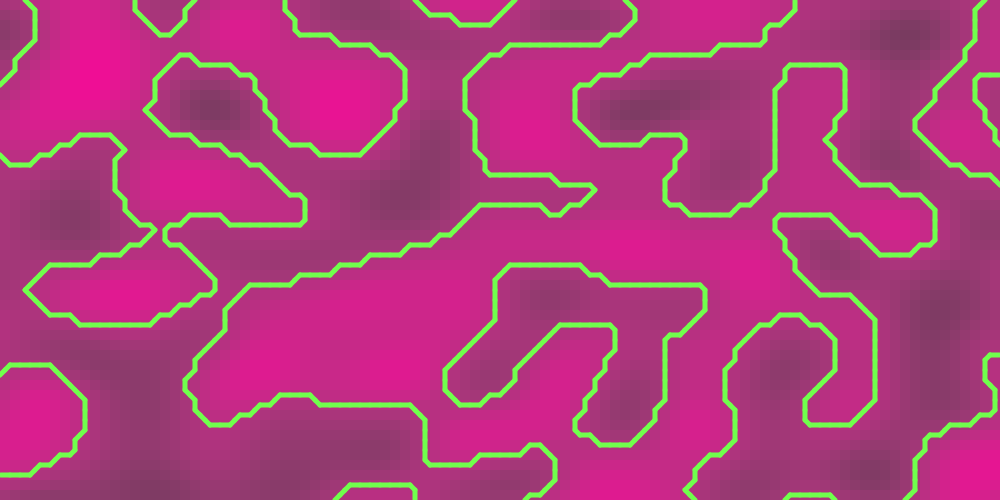
Frame 1 (no input)
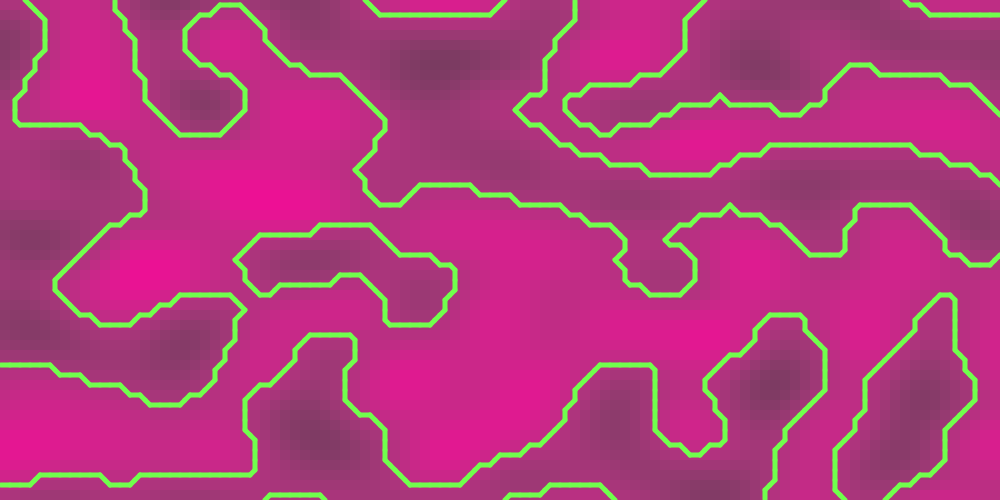
Frame 60 (no input)
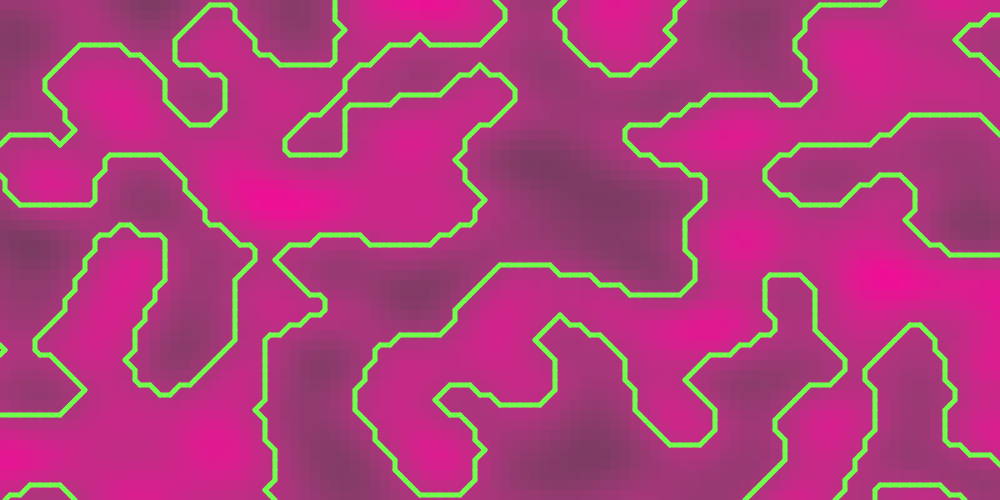
Frame 120 (the mouse pressed at the canvas centre since frame 60)

The p5.js sketch that drew these frames (run headless with seeded random() and noise() and a simulated clock; from frame 60 on, the mouse is pressed at the canvas centre):

// p5.js sketch
// ── sketch.js
var resolution = 10;
var columns;
var rows;
var field = new Array(columns);
var noiseField;
var zOffset = 0;

function setup() {
  createCanvas(1000, 500);
  colorMode(HSB, 100);
  columns = 1 + width / resolution;
  rows = 1 + height / resolution;
  noiseField = new OpenSimplexNoise(Date.now());

  for (var i = 0; i < columns; i += 1) {
    field[i] = new Array(rows);
    for (var j = 0; j < rows; j += 1) {
      field[i][j] = floor(random(2));
    }
  }
}

function draw() {
  background(0);
  var xOffset = 0;
  for (var i = 0; i < columns; i += 1) {
    xOffset += 0.1;
    var yOffset = 0;
    for (var j = 0; j < rows; j += 1) {
      yOffset += 0.15;
      field[i][j] = float(noiseField.noise3D(xOffset, yOffset, zOffset));
    }
  }
  zOffset += 0.008;

  for (var i = 0; i < columns; i += 1) {
    for (var j = 0; j < rows; j += 1) {
      var saturation = map(field[i][j], 0, 1, 72, 100);
      var brightness = map(field[i][j], 0, 1, 70, 100);
      noStroke();
      fill(90, saturation, brightness);
      rect(i * resolution, j * resolution, resolution, resolution);
    }
  }

  for (var i = 0; i < columns - 1; i += 1) {
    for (var j = 0; j < rows - 1; j += 1) {
      var x = i * resolution;
      var y = j * resolution;
      var a = createVector(x + resolution * 0.5, y);
      var b = createVector(x + resolution, y + resolution * 0.5);
      var c = createVector(x + resolution * 0.5, y + resolution);
      var d = createVector(x, y + resolution * 0.5);
      var state = getState(ceil(field[i][j]), ceil(field[i + 1][j]), ceil(field[i + 1][j + 1]), ceil(field[i][j + 1]));
      stroke(30, 70, 100);
      strokeWeight(5);
      drawContour(state, a, b, c, d);
    }
  }
}

function drawContour(state, a, b, c, d) {
  switch (state) {
    case 1:
      quickLine(c, d);
      break;
    case 2:
      quickLine(b, c);
      break;
    case 3:
      quickLine(b, d);
      break;
    case 4:
      quickLine(a, b);
      break;
    case 5:
      quickLine(b, c);
      quickLine(a, d);
      break;
    case 6:
      quickLine(a, c);
      break;
    case 7:
      quickLine(a, d);
      break;
    case 8:
      quickLine(a, d);
      break;
    case 9:
      quickLine(a, c);
      break;
    case 10:
      quickLine(a, b);
      quickLine(c, d);
      break;
    case 11:
      quickLine(a, b);
      break;
    case 12:
      quickLine(b, d);
      break;
    case 13:
      quickLine(b, c);
      break;
    case 14:
      quickLine(c, d);
      break;
    default:
      break;
  }
}

function quickLine(a, b) {
  line(a.x, a.y, b.x, b.y);
}

function getState(a, b, c, d) {
  return a * 8 + b * 4 + c * 2 + d * 1;
}

// ── OpenSimplexNoise.js
// Plain JS version of Josh Forisha's implementation of opensimplex noise
// https://github.com/joshforisha/open-simplex-noise-js
// This version is currently posted here https://gist.github.com/PARC6502/85c99c04c9b3c6ae52c3c27605b4df0a
// Will probably be cleaned up and have its own repo, at some point...

"use strict";
var OpenSimplexNoise;

(function() {
  var constants_1 = {
    NORM_2D: 1.0 / 47.0,
    NORM_3D: 1.0 / 103.0,
    NORM_4D: 1.0 / 30.0,
    SQUISH_2D: (Math.sqrt(2 + 1) - 1) / 2,
    SQUISH_3D: (Math.sqrt(3 + 1) - 1) / 3,
    SQUISH_4D: (Math.sqrt(4 + 1) - 1) / 4,
    STRETCH_2D: (1 / Math.sqrt(2 + 1) - 1) / 2,
    STRETCH_3D: (1 / Math.sqrt(3 + 1) - 1) / 3,
    STRETCH_4D: (1 / Math.sqrt(4 + 1) - 1) / 4,
    base2D: [
      [1, 1, 0, 1, 0, 1, 0, 0, 0],
      [1, 1, 0, 1, 0, 1, 2, 1, 1]
    ],
    base3D: [
      [0, 0, 0, 0, 1, 1, 0, 0, 1, 0, 1, 0, 1, 0, 0, 1],
      [2, 1, 1, 0, 2, 1, 0, 1, 2, 0, 1, 1, 3, 1, 1, 1],
      [1, 1, 0, 0, 1, 0, 1, 0, 1, 0, 0, 1, 2, 1, 1, 0, 2, 1, 0, 1, 2, 0, 1, 1]
    ],
    base4D: [
      [
        0,
        0,
        0,
        0,
        0,
        1,
        1,
        0,
        0,
        0,
        1,
        0,
        1,
        0,
        0,
        1,
        0,
        0,
        1,
        0,
        1,
        0,
        0,
        0,
        1
      ],
      [
        3,
        1,
        1,
        1,
        0,
        3,
        1,
        1,
        0,
        1,
        3,
        1,
        0,
        1,
        1,
        3,
        0,
        1,
        1,
        1,
        4,
        1,
        1,
        1,
        1
      ],
      [
        1,
        1,
        0,
        0,
        0,
        1,
        0,
        1,
        0,
        0,
        1,
        0,
        0,
        1,
        0,
        1,
        0,
        0,
        0,
        1,
        2,
        1,
        1,
        0,
        0,
        2,
        1,
        0,
        1,
        0,
        2,
        1,
        0,
        0,
        1,
        2,
        0,
        1,
        1,
        0,
        2,
        0,
        1,
        0,
        1,
        2,
        0,
        0,
        1,
        1
      ],
      [
        3,
        1,
        1,
        1,
        0,
        3,
        1,
        1,
        0,
        1,
        3,
        1,
        0,
        1,
        1,
        3,
        0,
        1,
        1,
        1,
        2,
        1,
        1,
        0,
        0,
        2,
        1,
        0,
        1,
        0,
        2,
        1,
        0,
        0,
        1,
        2,
        0,
        1,
        1,
        0,
        2,
        0,
        1,
        0,
        1,
        2,
        0,
        0,
        1,
        1
      ]
    ],
    gradients2D: [5, 2, 2, 5, -5, 2, -2, 5, 5, -2, 2, -5, -5, -2, -2, -5],
    gradients3D: [
      -11,
      4,
      4,
      -4,
      11,
      4,
      -4,
      4,
      11,
      11,
      4,
      4,
      4,
      11,
      4,
      4,
      4,
      11,
      -11,
      -4,
      4,
      -4,
      -11,
      4,
      -4,
      -4,
      11,
      11,
      -4,
      4,
      4,
      -11,
      4,
      4,
      -4,
      11,
      -11,
      4,
      -4,
      -4,
      11,
      -4,
      -4,
      4,
      -11,
      11,
      4,
      -4,
      4,
      11,
      -4,
      4,
      4,
      -11,
      -11,
      -4,
      -4,
      -4,
      -11,
      -4,
      -4,
      -4,
      -11,
      11,
      -4,
      -4,
      4,
      -11,
      -4,
      4,
      -4,
      -11
    ],
    gradients4D: [
      3,
      1,
      1,
      1,
      1,
      3,
      1,
      1,
      1,
      1,
      3,
      1,
      1,
      1,
      1,
      3,
      -3,
      1,
      1,
      1,
      -1,
      3,
      1,
      1,
      -1,
      1,
      3,
      1,
      -1,
      1,
      1,
      3,
      3,
      -1,
      1,
      1,
      1,
      -3,
      1,
      1,
      1,
      -1,
      3,
      1,
      1,
      -1,
      1,
      3,
      -3,
      -1,
      1,
      1,
      -1,
      -3,
      1,
      1,
      -1,
      -1,
      3,
      1,
      -1,
      -1,
      1,
      3,
      3,
      1,
      -1,
      1,
      1,
      3,
      -1,
      1,
      1,
      1,
      -3,
      1,
      1,
      1,
      -1,
      3,
      -3,
      1,
      -1,
      1,
      -1,
      3,
      -1,
      1,
      -1,
      1,
      -3,
      1,
      -1,
      1,
      -1,
      3,
      3,
      -1,
      -1,
      1,
      1,
      -3,
      -1,
      1,
      1,
      -1,
      -3,
      1,
      1,
      -1,
      -1,
      3,
      -3,
      -1,
      -1,
      1,
      -1,
      -3,
      -1,
      1,
      -1,
      -1,
      -3,
      1,
      -1,
      -1,
      -1,
      3,
      3,
      1,
      1,
      -1,
      1,
      3,
      1,
      -1,
      1,
      1,
      3,
      -1,
      1,
      1,
      1,
      -3,
      -3,
      1,
      1,
      -1,
      -1,
      3,
      1,
      -1,
      -1,
      1,
      3,
      -1,
      -1,
      1,
      1,
      -3,
      3,
      -1,
      1,
      -1,
      1,
      -3,
      1,
      -1,
      1,
      -1,
      3,
      -1,
      1,
      -1,
      1,
      -3,
      -3,
      -1,
      1,
      -1,
      -1,
      -3,
      1,
      -1,
      -1,
      -1,
      3,
      -1,
      -1,
      -1,
      1,
      -3,
      3,
      1,
      -1,
      -1,
      1,
      3,
      -1,
      -1,
      1,
      1,
      -3,
      -1,
      1,
      1,
      -1,
      -3,
      -3,
      1,
      -1,
      -1,
      -1,
      3,
      -1,
      -1,
      -1,
      1,
      -3,
      -1,
      -1,
      1,
      -1,
      -3,
      3,
      -1,
      -1,
      -1,
      1,
      -3,
      -1,
      -1,
      1,
      -1,
      -3,
      -1,
      1,
      -1,
      -1,
      -3,
      -3,
      -1,
      -1,
      -1,
      -1,
      -3,
      -1,
      -1,
      -1,
      -1,
      -3,
      -1,
      -1,
      -1,
      -1,
      -3
    ],
    lookupPairs2D: [
      0,
      1,
      1,
      0,
      4,
      1,
      17,
      0,
      20,
      2,
      21,
      2,
      22,
      5,
      23,
      5,
      26,
      4,
      39,
      3,
      42,
      4,
      43,
      3
    ],
    lookupPairs3D: [
      0,
      2,
      1,
      1,
      2,
      2,
      5,
      1,
      6,
      0,
      7,
      0,
      32,
      2,
      34,
      2,
      129,
      1,
      133,
      1,
      160,
      5,
      161,
      5,
      518,
      0,
      519,
      0,
      546,
      4,
      550,
      4,
      645,
      3,
      647,
      3,
      672,
      5,
      673,
      5,
      674,
      4,
      677,
      3,
      678,
      4,
      679,
      3,
      680,
      13,
      681,
      13,
      682,
      12,
      685,
      14,
      686,
      12,
      687,
      14,
      712,
      20,
      714,
      18,
      809,
      21,
      813,
      23,
      840,
      20,
      841,
      21,
      1198,
      19,
      1199,
      22,
      1226,
      18,
      1230,
      19,
      1325,
      23,
      1327,
      22,
      1352,
      15,
      1353,
      17,
      1354,
      15,
      1357,
      17,
      1358,
      16,
      1359,
      16,
      1360,
      11,
      1361,
      10,
      1362,
      11,
      1365,
      10,
      1366,
      9,
      1367,
      9,
      1392,
      11,
      1394,
      11,
      1489,
      10,
      1493,
      10,
      1520,
      8,
      1521,
      8,
      1878,
      9,
      1879,
      9,
      1906,
      7,
      1910,
      7,
      2005,
      6,
      2007,
      6,
      2032,
      8,
      2033,
      8,
      2034,
      7,
      2037,
      6,
      2038,
      7,
      2039,
      6
    ],
    lookupPairs4D: [
      0,
      3,
      1,
      2,
      2,
      3,
      5,
      2,
      6,
      1,
      7,
      1,
      8,
      3,
      9,
      2,
      10,
      3,
      13,
      2,
      16,
      3,
      18,
      3,
      22,
      1,
      23,
      1,
      24,
      3,
      26,
      3,
      33,
      2,
      37,
      2,
      38,
      1,
      39,
      1,
      41,
      2,
      45,
      2,
      54,
      1,
      55,
      1,
      56,
      0,
      57,
      0,
      58,
      0,
      59,
      0,
      60,
      0,
      61,
      0,
      62,
      0,
      63,
      0,
      256,
      3,
      258,
      3,
      264,
      3,
      266,
      3,
      272,
      3,
      274,
      3,
      280,
      3,
      282,
      3,
      2049,
      2,
      2053,
      2,
      2057,
      2,
      2061,
      2,
      2081,
      2,
      2085,
      2,
      2089,
      2,
      2093,
      2,
      2304,
      9,
      2305,
      9,
      2312,
      9,
      2313,
      9,
      16390,
      1,
      16391,
      1,
      16406,
      1,
      16407,
      1,
      16422,
      1,
      16423,
      1,
      16438,
      1,
      16439,
      1,
      16642,
      8,
      16646,
      8,
      16658,
      8,
      16662,
      8,
      18437,
      6,
      18439,
      6,
      18469,
      6,
      18471,
      6,
      18688,
      9,
      18689,
      9,
      18690,
      8,
      18693,
      6,
      18694,
      8,
      18695,
      6,
      18696,
      9,
      18697,
      9,
      18706,
      8,
      18710,
      8,
      18725,
      6,
      18727,
      6,
      131128,
      0,
      131129,
      0,
      131130,
      0,
      131131,
      0,
      131132,
      0,
      131133,
      0,
      131134,
      0,
      131135,
      0,
      131352,
      7,
      131354,
      7,
      131384,
      7,
      131386,
      7,
      133161,
      5,
      133165,
      5,
      133177,
      5,
      133181,
      5,
      133376,
      9,
      133377,
      9,
      133384,
      9,
      133385,
      9,
      133400,
      7,
      133402,
      7,
      133417,
      5,
      133421,
      5,
      133432,
      7,
      133433,
      5,
      133434,
      7,
      133437,
      5,
      147510,
      4,
      147511,
      4,
      147518,
      4,
      147519,
      4,
      147714,
      8,
      147718,
      8,
      147730,
      8,
      147734,
      8,
      147736,
      7,
      147738,
      7,
      147766,
      4,
      147767,
      4,
      147768,
      7,
      147770,
      7,
      147774,
      4,
      147775,
      4,
      149509,
      6,
      149511,
      6,
      149541,
      6,
      149543,
      6,
      149545,
      5,
      149549,
      5,
      149558,
      4,
      149559,
      4,
      149561,
      5,
      149565,
      5,
      149566,
      4,
      149567,
      4,
      149760,
      9,
      149761,
      9,
      149762,
      8,
      149765,
      6,
      149766,
      8,
      149767,
      6,
      149768,
      9,
      149769,
      9,
      149778,
      8,
      149782,
      8,
      149784,
      7,
      149786,
      7,
      149797,
      6,
      149799,
      6,
      149801,
      5,
      149805,
      5,
      149814,
      4,
      149815,
      4,
      149816,
      7,
      149817,
      5,
      149818,
      7,
      149821,
      5,
      149822,
      4,
      149823,
      4,
      149824,
      37,
      149825,
      37,
      149826,
      36,
      149829,
      34,
      149830,
      36,
      149831,
      34,
      149832,
      37,
      149833,
      37,
      149842,
      36,
      149846,
      36,
      149848,
      35,
      149850,
      35,
      149861,
      34,
      149863,
      34,
      149865,
      33,
      149869,
      33,
      149878,
      32,
      149879,
      32,
      149880,
      35,
      149881,
      33,
      149882,
      35,
      149885,
      33,
      149886,
      32,
      149887,
      32,
      150080,
      49,
      150082,
      48,
      150088,
      49,
      150098,
      48,
      150104,
      47,
      150106,
      47,
      151873,
      46,
      151877,
      45,
      151881,
      46,
      151909,
      45,
      151913,
      44,
      151917,
      44,
      152128,
      49,
      152129,
      46,
      152136,
      49,
      152137,
      46,
      166214,
      43,
      166215,
      42,
      166230,
      43,
      166247,
      42,
      166262,
      41,
      166263,
      41,
      166466,
      48,
      166470,
      43,
      166482,
      48,
      166486,
      43,
      168261,
      45,
      168263,
      42,
      168293,
      45,
      168295,
      42,
      168512,
      31,
      168513,
      28,
      168514,
      31,
      168517,
      28,
      168518,
      25,
      168519,
      25,
      280952,
      40,
      280953,
      39,
      280954,
      40,
      280957,
      39,
      280958,
      38,
      280959,
      38,
      281176,
      47,
      281178,
      47,
      281208,
      40,
      281210,
      40,
      282985,
      44,
      282989,
      44,
      283001,
      39,
      283005,
      39,
      283208,
      30,
      283209,
      27,
      283224,
      30,
      283241,
      27,
      283256,
      22,
      283257,
      22,
      297334,
      41,
      297335,
      41,
      297342,
      38,
      297343,
      38,
      297554,
      29,
      297558,
      24,
      297562,
      29,
      297590,
      24,
      297594,
      21,
      297598,
      21,
      299365,
      26,
      299367,
      23,
      299373,
      26,
      299383,
      23,
      299389,
      20,
      299391,
      20,
      299584,
      31,
      299585,
      28,
      299586,
      31,
      299589,
      28,
      299590,
      25,
      299591,
      25,
      299592,
      30,
      299593,
      27,
      299602,
      29,
      299606,
      24,
      299608,
      30,
      299610,
      29,
      299621,
      26,
      299623,
      23,
      299625,
      27,
      299629,
      26,
      299638,
      24,
      299639,
      23,
      299640,
      22,
      299641,
      22,
      299642,
      21,
      299645,
      20,
      299646,
      21,
      299647,
      20,
      299648,
      61,
      299649,
      60,
      299650,
      61,
      299653,
      60,
      299654,
      59,
      299655,
      59,
      299656,
      58,
      299657,
      57,
      299666,
      55,
      299670,
      54,
      299672,
      58,
      299674,
      55,
      299685,
      52,
      299687,
      51,
      299689,
      57,
      299693,
      52,
      299702,
      54,
      299703,
      51,
      299704,
      56,
      299705,
      56,
      299706,
      53,
      299709,
      50,
      299710,
      53,
      299711,
      50,
      299904,
      61,
      299906,
      61,
      299912,
      58,
      299922,
      55,
      299928,
      58,
      299930,
      55,
      301697,
      60,
      301701,
      60,
      301705,
      57,
      301733,
      52,
      301737,
      57,
      301741,
      52,
      301952,
      79,
      301953,
      79,
      301960,
      76,
      301961,
      76,
      316038,
      59,
      316039,
      59,
      316054,
      54,
      316071,
      51,
      316086,
      54,
      316087,
      51,
      316290,
      78,
      316294,
      78,
      316306,
      73,
      316310,
      73,
      318085,
      77,
      318087,
      77,
      318117,
      70,
      318119,
      70,
      318336,
      79,
      318337,
      79,
      318338,
      78,
      318341,
      77,
      318342,
      78,
      318343,
      77,
      430776,
      56,
      430777,
      56,
      430778,
      53,
      430781,
      50,
      430782,
      53,
      430783,
      50,
      431000,
      75,
      431002,
      72,
      431032,
      75,
      431034,
      72,
      432809,
      74,
      432813,
      69,
      432825,
      74,
      432829,
      69,
      433032,
      76,
      433033,
      76,
      433048,
      75,
      433065,
      74,
      433080,
      75,
      433081,
      74,
      447158,
      71,
      447159,
      68,
      447166,
      71,
      447167,
      68,
      447378,
      73,
      447382,
      73,
      447386,
      72,
      447414,
      71,
      447418,
      72,
      447422,
      71,
      449189,
      70,
      449191,
      70,
      449197,
      69,
      449207,
      68,
      449213,
      69,
      449215,
      68,
      449408,
      67,
      449409,
      67,
      449410,
      66,
      449413,
      64,
      449414,
      66,
      449415,
      64,
      449416,
      67,
      449417,
      67,
      449426,
      66,
      449430,
      66,
      449432,
      65,
      449434,
      65,
      449445,
      64,
      449447,
      64,
      449449,
      63,
      449453,
      63,
      449462,
      62,
      449463,
      62,
      449464,
      65,
      449465,
      63,
      449466,
      65,
      449469,
      63,
      449470,
      62,
      449471,
      62,
      449472,
      19,
      449473,
      19,
      449474,
      18,
      449477,
      16,
      449478,
      18,
      449479,
      16,
      449480,
      19,
      449481,
      19,
      449490,
      18,
      449494,
      18,
      449496,
      17,
      449498,
      17,
      449509,
      16,
      449511,
      16,
      449513,
      15,
      449517,
      15,
      449526,
      14,
      449527,
      14,
      449528,
      17,
      449529,
      15,
      449530,
      17,
      449533,
      15,
      449534,
      14,
      449535,
      14,
      449728,
      19,
      449729,
      19,
      449730,
      18,
      449734,
      18,
      449736,
      19,
      449737,
      19,
      449746,
      18,
      449750,
      18,
      449752,
      17,
      449754,
      17,
      449784,
      17,
      449786,
      17,
      451520,
      19,
      451521,
      19,
      451525,
      16,
      451527,
      16,
      451528,
      19,
      451529,
      19,
      451557,
      16,
      451559,
      16,
      451561,
      15,
      451565,
      15,
      451577,
      15,
      451581,
      15,
      451776,
      19,
      451777,
      19,
      451784,
      19,
      451785,
      19,
      465858,
      18,
      465861,
      16,
      465862,
      18,
      465863,
      16,
      465874,
      18,
      465878,
      18,
      465893,
      16,
      465895,
      16,
      465910,
      14,
      465911,
      14,
      465918,
      14,
      465919,
      14,
      466114,
      18,
      466118,
      18,
      466130,
      18,
      466134,
      18,
      467909,
      16,
      467911,
      16,
      467941,
      16,
      467943,
      16,
      468160,
      13,
      468161,
      13,
      468162,
      13,
      468163,
      13,
      468164,
      13,
      468165,
      13,
      468166,
      13,
      468167,
      13,
      580568,
      17,
      580570,
      17,
      580585,
      15,
      580589,
      15,
      580598,
      14,
      580599,
      14,
      580600,
      17,
      580601,
      15,
      580602,
      17,
      580605,
      15,
      580606,
      14,
      580607,
      14,
      580824,
      17,
      580826,
      17,
      580856,
      17,
      580858,
      17,
      582633,
      15,
      582637,
      15,
      582649,
      15,
      582653,
      15,
      582856,
      12,
      582857,
      12,
      582872,
      12,
      582873,
      12,
      582888,
      12,
      582889,
      12,
      582904,
      12,
      582905,
      12,
      596982,
      14,
      596983,
      14,
      596990,
      14,
      596991,
      14,
      597202,
      11,
      597206,
      11,
      597210,
      11,
      597214,
      11,
      597234,
      11,
      597238,
      11,
      597242,
      11,
      597246,
      11,
      599013,
      10,
      599015,
      10,
      599021,
      10,
      599023,
      10,
      599029,
      10,
      599031,
      10,
      599037,
      10,
      599039,
      10,
      599232,
      13,
      599233,
      13,
      599234,
      13,
      599235,
      13,
      599236,
      13,
      599237,
      13,
      599238,
      13,
      599239,
      13,
      599240,
      12,
      599241,
      12,
      599250,
      11,
      599254,
      11,
      599256,
      12,
      599257,
      12,
      599258,
      11,
      599262,
      11,
      599269,
      10,
      599271,
      10,
      599272,
      12,
      599273,
      12,
      599277,
      10,
      599279,
      10,
      599282,
      11,
      599285,
      10,
      599286,
      11,
      599287,
      10,
      599288,
      12,
      599289,
      12,
      599290,
      11,
      599293,
      10,
      599294,
      11,
      599295,
      10
    ],
    p2D: [
      0,
      0,
      1,
      -1,
      0,
      0,
      -1,
      1,
      0,
      2,
      1,
      1,
      1,
      2,
      2,
      0,
      1,
      2,
      0,
      2,
      1,
      0,
      0,
      0
    ],
    p3D: [
      0,
      0,
      1,
      -1,
      0,
      0,
      1,
      0,
      -1,
      0,
      0,
      -1,
      1,
      0,
      0,
      0,
      1,
      -1,
      0,
      0,
      -1,
      0,
      1,
      0,
      0,
      -1,
      1,
      0,
      2,
      1,
      1,
      0,
      1,
      1,
      1,
      -1,
      0,
      2,
      1,
      0,
      1,
      1,
      1,
      -1,
      1,
      0,
      2,
      0,
      1,
      1,
      1,
      -1,
      1,
      1,
      1,
      3,
      2,
      1,
      0,
      3,
      1,
      2,
      0,
      1,
      3,
      2,
      0,
      1,
      3,
      1,
      0,
      2,
      1,
      3,
      0,
      2,
      1,
      3,
      0,
      1,
      2,
      1,
      1,
      1,
      0,
      0,
      2,
      2,
      0,
      0,
      1,
      1,
      0,
      1,
      0,
      2,
      0,
      2,
      0,
      1,
      1,
      0,
      0,
      1,
      2,
      0,
      0,
      2,
      2,
      0,
      0,
      0,
      0,
      1,
      1,
      -1,
      1,
      2,
      0,
      0,
      0,
      0,
      1,
      -1,
      1,
      1,
      2,
      0,
      0,
      0,
      0,
      1,
      1,
      1,
      -1,
      2,
      3,
      1,
      1,
      1,
      2,
      0,
      0,
      2,
      2,
      3,
      1,
      1,
      1,
      2,
      2,
      0,
      0,
      2,
      3,
      1,
      1,
      1,
      2,
      0,
      2,
      0,
      2,
      1,
      1,
      -1,
      1,
      2,
      0,
      0,
      2,
      2,
      1,
      1,
      -1,
      1,
      2,
      2,
      0,
      0,
      2,
      1,
      -1,
      1,
      1,
      2,
      0,
      0,
      2,
      2,
      1,
      -1,
      1,
      1,
      2,
      0,
      2,
      0,
      2,
      1,
      1,
      1,
      -1,
      2,
      2,
      0,
      0,
      2,
      1,
      1,
      1,
      -1,
      2,
      0,
      2,
      0
    ],
    p4D: [
      0,
      0,
      1,
      -1,
      0,
      0,
      0,
      1,
      0,
      -1,
      0,
      0,
      1,
      0,
      0,
      -1,
      0,
      0,
      -1,
      1,
      0,
      0,
      0,
      0,
      1,
      -1,
      0,
      0,
      0,
      1,
      0,
      -1,
      0,
      0,
      -1,
      0,
      1,
      0,
      0,
      0,
      -1,
      1,
      0,
      0,
      0,
      0,
      1,
      -1,
      0,
      0,
      -1,
      0,
      0,
      1,
      0,
      0,
      -1,
      0,
      1,
      0,
      0,
      0,
      -1,
      1,
      0,
      2,
      1,
      1,
      0,
      0,
      1,
      1,
      1,
      -1,
      0,
      1,
      1,
      1,
      0,
      -1,
      0,
      2,
      1,
      0,
      1,
      0,
      1,
      1,
      -1,
      1,
      0,
      1,
      1,
      0,
      1,
      -1,
      0,
      2,
      0,
      1,
      1,
      0,
      1,
      -1,
      1,
      1,
      0,
      1,
      0,
      1,
      1,
      -1,
      0,
      2,
      1,
      0,
      0,
      1,
      1,
      1,
      -1,
      0,
      1,
      1,
      1,
      0,
      -1,
      1,
      0,
      2,
      0,
      1,
      0,
      1,
      1,
      -1,
      1,
      0,
      1,
      1,
      0,
      1,
      -1,
      1,
      0,
      2,
      0,
      0,
      1,
      1,
      1,
      -1,
      0,
      1,
      1,
      1,
      0,
      -1,
      1,
      1,
      1,
      4,
      2,
      1,
      1,
      0,
      4,
      1,
      2,
      1,
      0,
      4,
      1,
      1,
      2,
      0,
      1,
      4,
      2,
      1,
      0,
      1,
      4,
      1,
      2,
      0,
      1,
      4,
      1,
      1,
      0,
      2,
      1,
      4,
      2,
      0,
      1,
      1,
      4,
      1,
      0,
      2,
      1,
      4,
      1,
      0,
      1,
      2,
      1,
      4,
      0,
      2,
      1,
      1,
      4,
      0,
      1,
      2,
      1,
      4,
      0,
      1,
      1,
      2,
      1,
      2,
      1,
      1,
      0,
      0,
      3,
      2,
      1,
      0,
      0,
      3,
      1,
      2,
      0,
      0,
      1,
      2,
      1,
      0,
      1,
      0,
      3,
      2,
      0,
      1,
      0,
      3,
      1,
      0,
      2,
      0,
      1,
      2,
      0,
      1,
      1,
      0,
      3,
      0,
      2,
      1,
      0,
      3,
      0,
      1,
      2,
      0,
      1,
      2,
      1,
      0,
      0,
      1,
      3,
      2,
      0,
      0,
      1,
      3,
      1,
      0,
      0,
      2,
      1,
      2,
      0,
      1,
      0,
      1,
      3,
      0,
      2,
      0,
      1,
      3,
      0,
      1,
      0,
      2,
      1,
      2,
      0,
      0,
      1,
      1,
      3,
      0,
      0,
      2,
      1,
      3,
      0,
      0,
      1,
      2,
      2,
      3,
      1,
      1,
      1,
      0,
      2,
      1,
      1,
      1,
      -1,
      2,
      2,
      0,
      0,
      0,
      2,
      3,
      1,
      1,
      0,
      1,
      2,
      1,
      1,
      -1,
      1,
      2,
      2,
      0,
      0,
      0,
      2,
      3,
      1,
      0,
      1,
      1,
      2,
      1,
      -1,
      1,
      1,
      2,
      2,
      0,
      0,
      0,
      2,
      3,
      1,
      1,
      1,
      0,
      2,
      1,
      1,
      1,
      -1,
      2,
      0,
      2,
      0,
      0,
      2,
      3,
      1,
      1,
      0,
      1,
      2,
      1,
      1,
      -1,
      1,
      2,
      0,
      2,
      0,
      0,
      2,
      3,
      0,
      1,
      1,
      1,
      2,
      -1,
      1,
      1,
      1,
      2,
      0,
      2,
      0,
      0,
      2,
      3,
      1,
      1,
      1,
      0,
      2,
      1,
      1,
      1,
      -1,
      2,
      0,
      0,
      2,
      0,
      2,
      3,
      1,
      0,
      1,
      1,
      2,
      1,
      -1,
      1,
      1,
      2,
      0,
      0,
      2,
      0,
      2,
      3,
      0,
      1,
      1,
      1,
      2,
      -1,
      1,
      1,
      1,
      2,
      0,
      0,
      2,
      0,
      2,
      3,
      1,
      1,
      0,
      1,
      2,
      1,
      1,
      -1,
      1,
      2,
      0,
      0,
      0,
      2,
      2,
      3,
      1,
      0,
      1,
      1,
      2,
      1,
      -1,
      1,
      1,
      2,
      0,
      0,
      0,
      2,
      2,
      3,
      0,
      1,
      1,
      1,
      2,
      -1,
      1,
      1,
      1,
      2,
      0,
      0,
      0,
      2,
      2,
      1,
      1,
      1,
      -1,
      0,
      1,
      1,
      1,
      0,
      -1,
      0,
      0,
      0,
      0,
      0,
      2,
      1,
      1,
      -1,
      1,
      0,
      1,
      1,
      0,
      1,
      -1,
      0,
      0,
      0,
      0,
      0,
      2,
      1,
      -1,
      1,
      1,
      0,
      1,
      0,
      1,
      1,
      -1,
      0,
      0,
      0,
      0,
      0,
      2,
      1,
      1,
      -1,
      0,
      1,
      1,
      1,
      0,
      -1,
      1,
      0,
      0,
      0,
      0,
      0,
      2,
      1,
      -1,
      1,
      0,
      1,
      1,
      0,
      1,
      -1,
      1,
      0,
      0,
      0,
      0,
      0,
      2,
      1,
      -1,
      0,
      1,
      1,
      1,
      0,
      -1,
      1,
      1,
      0,
      0,
      0,
      0,
      0,
      2,
      1,
      1,
      1,
      -1,
      0,
      1,
      1,
      1,
      0,
      -1,
      2,
      2,
      0,
      0,
      0,
      2,
      1,
      1,
      -1,
      1,
      0,
      1,
      1,
      0,
      1,
      -1,
      2,
      2,
      0,
      0,
      0,
      2,
      1,
      1,
      -1,
      0,
      1,
      1,
      1,
      0,
      -1,
      1,
      2,
      2,
      0,
      0,
      0,
      2,
      1,
      1,
      1,
      -1,
      0,
      1,
      1,
      1,
      0,
      -1,
      2,
      0,
      2,
      0,
      0,
      2,
      1,
      -1,
      1,
      1,
      0,
      1,
      0,
      1,
      1,
      -1,
      2,
      0,
      2,
      0,
      0,
      2,
      1,
      -1,
      1,
      0,
      1,
      1,
      0,
      1,
      -1,
      1,
      2,
      0,
      2,
      0,
      0,
      2,
      1,
      1,
      -1,
      1,
      0,
      1,
      1,
      0,
      1,
      -1,
      2,
      0,
      0,
      2,
      0,
      2,
      1,
      -1,
      1,
      1,
      0,
      1,
      0,
      1,
      1,
      -1,
      2,
      0,
      0,
      2,
      0,
      2,
      1,
      -1,
      0,
      1,
      1,
      1,
      0,
      -1,
      1,
      1,
      2,
      0,
      0,
      2,
      0,
      2,
      1,
      1,
      -1,
      0,
      1,
      1,
      1,
      0,
      -1,
      1,
      2,
      0,
      0,
      0,
      2,
      2,
      1,
      -1,
      1,
      0,
      1,
      1,
      0,
      1,
      -1,
      1,
      2,
      0,
      0,
      0,
      2,
      2,
      1,
      -1,
      0,
      1,
      1,
      1,
      0,
      -1,
      1,
      1,
      2,
      0,
      0,
      0,
      2,
      3,
      1,
      1,
      0,
      0,
      0,
      2,
      2,
      0,
      0,
      0,
      2,
      1,
      1,
      1,
      -1,
      3,
      1,
      0,
      1,
      0,
      0,
      2,
      0,
      2,
      0,
      0,
      2,
      1,
      1,
      1,
      -1,
      3,
      1,
      0,
      0,
      1,
      0,
      2,
      0,
      0,
      2,
      0,
      2,
      1,
      1,
      1,
      -1,
      3,
      1,
      1,
      0,
      0,
      0,
      2,
      2,
      0,
      0,
      0,
      2,
      1,
      1,
      -1,
      1,
      3,
      1,
      0,
      1,
      0,
      0,
      2,
      0,
      2,
      0,
      0,
      2,
      1,
      1,
      -1,
      1,
      3,
      1,
      0,
      0,
      0,
      1,
      2,
      0,
      0,
      0,
      2,
      2,
      1,
      1,
      -1,
      1,
      3,
      1,
      1,
      0,
      0,
      0,
      2,
      2,
      0,
      0,
      0,
      2,
      1,
      -1,
      1,
      1,
      3,
      1,
      0,
      0,
      1,
      0,
      2,
      0,
      0,
      2,
      0,
      2,
      1,
      -1,
      1,
      1,
      3,
      1,
      0,
      0,
      0,
      1,
      2,
      0,
      0,
      0,
      2,
      2,
      1,
      -1,
      1,
      1,
      3,
      1,
      0,
      1,
      0,
      0,
      2,
      0,
      2,
      0,
      0,
      2,
      -1,
      1,
      1,
      1,
      3,
      1,
      0,
      0,
      1,
      0,
      2,
      0,
      0,
      2,
      0,
      2,
      -1,
      1,
      1,
      1,
      3,
      1,
      0,
      0,
      0,
      1,
      2,
      0,
      0,
      0,
      2,
      2,
      -1,
      1,
      1,
      1,
      3,
      3,
      2,
      1,
      0,
      0,
      3,
      1,
      2,
      0,
      0,
      4,
      1,
      1,
      1,
      1,
      3,
      3,
      2,
      0,
      1,
      0,
      3,
      1,
      0,
      2,
      0,
      4,
      1,
      1,
      1,
      1,
      3,
      3,
      0,
      2,
      1,
      0,
      3,
      0,
      1,
      2,
      0,
      4,
      1,
      1,
      1,
      1,
      3,
      3,
      2,
      0,
      0,
      1,
      3,
      1,
      0,
      0,
      2,
      4,
      1,
      1,
      1,
      1,
      3,
      3,
      0,
      2,
      0,
      1,
      3,
      0,
      1,
      0,
      2,
      4,
      1,
      1,
      1,
      1,
      3,
      3,
      0,
      0,
      2,
      1,
      3,
      0,
      0,
      1,
      2,
      4,
      1,
      1,
      1,
      1,
      3,
      3,
      2,
      1,
      0,
      0,
      3,
      1,
      2,
      0,
      0,
      2,
      1,
      1,
      1,
      -1,
      3,
      3,
      2,
      0,
      1,
      0,
      3,
      1,
      0,
      2,
      0,
      2,
      1,
      1,
      1,
      -1,
      3,
      3,
      0,
      2,
      1,
      0,
      3,
      0,
      1,
      2,
      0,
      2,
      1,
      1,
      1,
      -1,
      3,
      3,
      2,
      1,
      0,
      0,
      3,
      1,
      2,
      0,
      0,
      2,
      1,
      1,
      -1,
      1,
      3,
      3,
      2,
      0,
      0,
      1,
      3,
      1,
      0,
      0,
      2,
      2,
      1,
      1,
      -1,
      1,
      3,
      3,
      0,
      2,
      0,
      1,
      3,
      0,
      1,
      0,
      2,
      2,
      1,
      1,
      -1,
      1,
      3,
      3,
      2,
      0,
      1,
      0,
      3,
      1,
      0,
      2,
      0,
      2,
      1,
      -1,
      1,
      1,
      3,
      3,
      2,
      0,
      0,
      1,
      3,
      1,
      0,
      0,
      2,
      2,
      1,
      -1,
      1,
      1,
      3,
      3,
      0,
      0,
      2,
      1,
      3,
      0,
      0,
      1,
      2,
      2,
      1,
      -1,
      1,
      1,
      3,
      3,
      0,
      2,
      1,
      0,
      3,
      0,
      1,
      2,
      0,
      2,
      -1,
      1,
      1,
      1,
      3,
      3,
      0,
      2,
      0,
      1,
      3,
      0,
      1,
      0,
      2,
      2,
      -1,
      1,
      1,
      1,
      3,
      3,
      0,
      0,
      2,
      1,
      3,
      0,
      0,
      1,
      2,
      2,
      -1,
      1,
      1,
      1
    ]
  };

  var Contribution2 = /** @class */ (function() {
    function Contribution2(multiplier, xsb, ysb) {
      this.dx = -xsb - multiplier * constants_1.SQUISH_2D;
      this.dy = -ysb - multiplier * constants_1.SQUISH_2D;
      this.xsb = xsb;
      this.ysb = ysb;
    }
    return Contribution2;
  })();
  var Contribution3 = /** @class */ (function() {
    function Contribution3(multiplier, xsb, ysb, zsb) {
      this.dx = -xsb - multiplier * constants_1.SQUISH_3D;
      this.dy = -ysb - multiplier * constants_1.SQUISH_3D;
      this.dz = -zsb - multiplier * constants_1.SQUISH_3D;
      this.xsb = xsb;
      this.ysb = ysb;
      this.zsb = zsb;
    }
    return Contribution3;
  })();
  var Contribution4 = /** @class */ (function() {
    function Contribution4(multiplier, xsb, ysb, zsb, wsb) {
      this.dx = -xsb - multiplier * constants_1.SQUISH_4D;
      this.dy = -ysb - multiplier * constants_1.SQUISH_4D;
      this.dz = -zsb - multiplier * constants_1.SQUISH_4D;
      this.dw = -wsb - multiplier * constants_1.SQUISH_4D;
      this.xsb = xsb;
      this.ysb = ysb;
      this.zsb = zsb;
      this.wsb = wsb;
    }
    return Contribution4;
  })();

  function shuffleSeed(seed) {
    var newSeed = new Uint32Array(1);
    newSeed[0] = seed[0] * 1664525 + 1013904223;
    return newSeed;
  }
  OpenSimplexNoise = /** @class */ (function() {
    function OpenSimplexNoise(clientSeed) {
      this.initialize();
      this.perm = new Uint8Array(256);
      this.perm2D = new Uint8Array(256);
      this.perm3D = new Uint8Array(256);
      this.perm4D = new Uint8Array(256);
      var source = new Uint8Array(256);
      for (var i = 0; i < 256; i++) source[i] = i;
      var seed = new Uint32Array(1);
      seed[0] = clientSeed;
      seed = shuffleSeed(shuffleSeed(shuffleSeed(seed)));
      for (var i = 255; i >= 0; i--) {
        seed = shuffleSeed(seed);
        var r = new Uint32Array(1);
        r[0] = (seed[0] + 31) % (i + 1);
        if (r[0] < 0) r[0] += i + 1;
        this.perm[i] = source[r[0]];
        this.perm2D[i] = this.perm[i] & 0x0e;
        this.perm3D[i] = (this.perm[i] % 24) * 3;
        this.perm4D[i] = this.perm[i] & 0xfc;
        source[r[0]] = source[i];
      }
    }
    OpenSimplexNoise.prototype.array2D = function(width, height) {
      var output = new Array(width);
      for (var x = 0; x < width; x++) {
        output[x] = new Array(height);
        for (var y = 0; y < height; y++) {
          output[x][y] = this.noise2D(x, y);
        }
      }
      return output;
    };
    OpenSimplexNoise.prototype.array3D = function(width, height, depth) {
      var output = new Array(width);
      for (var x = 0; x < width; x++) {
        output[x] = new Array(height);
        for (var y = 0; y < height; y++) {
          output[x][y] = new Array(depth);
          for (var z = 0; z < depth; z++) {
            output[x][y][z] = this.noise3D(x, y, z);
          }
        }
      }
      return output;
    };
    OpenSimplexNoise.prototype.array4D = function(
      width,
      height,
      depth,
      wLength
    ) {
      var output = new Array(width);
      for (var x = 0; x < width; x++) {
        output[x] = new Array(height);
        for (var y = 0; y < height; y++) {
          output[x][y] = new Array(depth);
          for (var z = 0; z < depth; z++) {
            output[x][y][z] = new Array(wLength);
            for (var w = 0; w < wLength; w++) {
              output[x][y][z][w] = this.noise4D(x, y, z, w);
            }
          }
        }
      }
      return output;
    };
    OpenSimplexNoise.prototype.noise2D = function(x, y) {
      var stretchOffset = (x + y) * constants_1.STRETCH_2D;
      var xs = x + stretchOffset;
      var ys = y + stretchOffset;
      var xsb = Math.floor(xs);
      var ysb = Math.floor(ys);
      var squishOffset = (xsb + ysb) * constants_1.SQUISH_2D;
      var dx0 = x - (xsb + squishOffset);
      var dy0 = y - (ysb + squishOffset);
      var xins = xs - xsb;
      var yins = ys - ysb;
      var inSum = xins + yins;
      var hash =
        (xins - yins + 1) |
        (inSum << 1) |
        ((inSum + yins) << 2) |
        ((inSum + xins) << 4);
      var value = 0;
      for (var c = this.lookup2D[hash]; c !== undefined; c = c.next) {
        var dx = dx0 + c.dx;
        var dy = dy0 + c.dy;
        var attn = 2 - dx * dx - dy * dy;
        if (attn > 0) {
          var px = xsb + c.xsb;
          var py = ysb + c.ysb;
          var indexPartA = this.perm[px & 0xff];
          var index = this.perm2D[(indexPartA + py) & 0xff];
          var valuePart =
            constants_1.gradients2D[index] * dx +
            constants_1.gradients2D[index + 1] * dy;
          value += attn * attn * attn * attn * valuePart;
        }
      }
      return value * constants_1.NORM_2D;
    };
    OpenSimplexNoise.prototype.noise3D = function(x, y, z) {
      var stretchOffset = (x + y + z) * constants_1.STRETCH_3D;
      var xs = x + stretchOffset;
      var ys = y + stretchOffset;
      var zs = z + stretchOffset;
      var xsb = Math.floor(xs);
      var ysb = Math.floor(ys);
      var zsb = Math.floor(zs);
      var squishOffset = (xsb + ysb + zsb) * constants_1.SQUISH_3D;
      var dx0 = x - (xsb + squishOffset);
      var dy0 = y - (ysb + squishOffset);
      var dz0 = z - (zsb + squishOffset);
      var xins = xs - xsb;
      var yins = ys - ysb;
      var zins = zs - zsb;
      var inSum = xins + yins + zins;
      var hash =
        (yins - zins + 1) |
        ((xins - yins + 1) << 1) |
        ((xins - zins + 1) << 2) |
        (inSum << 3) |
        ((inSum + zins) << 5) |
        ((inSum + yins) << 7) |
        ((inSum + xins) << 9);
      var value = 0;
      for (var c = this.lookup3D[hash]; c !== undefined; c = c.next) {
        var dx = dx0 + c.dx;
        var dy = dy0 + c.dy;
        var dz = dz0 + c.dz;
        var attn = 2 - dx * dx - dy * dy - dz * dz;
        if (attn > 0) {
          var px = xsb + c.xsb;
          var py = ysb + c.ysb;
          var pz = zsb + c.zsb;
          var indexPartA = this.perm[px & 0xff];
          var indexPartB = this.perm[(indexPartA + py) & 0xff];
          var index = this.perm3D[(indexPartB + pz) & 0xff];
          var valuePart =
            constants_1.gradients3D[index] * dx +
            constants_1.gradients3D[index + 1] * dy +
            constants_1.gradients3D[index + 2] * dz;
          value += attn * attn * attn * attn * valuePart;
        }
      }
      return value * constants_1.NORM_3D;
    };
    OpenSimplexNoise.prototype.noise4D = function(x, y, z, w) {
      var stretchOffset = (x + y + z + w) * constants_1.STRETCH_4D;
      var xs = x + stretchOffset;
      var ys = y + stretchOffset;
      var zs = z + stretchOffset;
      var ws = w + stretchOffset;
      var xsb = Math.floor(xs);
      var ysb = Math.floor(ys);
      var zsb = Math.floor(zs);
      var wsb = Math.floor(ws);
      var squishOffset = (xsb + ysb + zsb + wsb) * constants_1.SQUISH_4D;
      var dx0 = x - (xsb + squishOffset);
      var dy0 = y - (ysb + squishOffset);
      var dz0 = z - (zsb + squishOffset);
      var dw0 = w - (wsb + squishOffset);
      var xins = xs - xsb;
      var yins = ys - ysb;
      var zins = zs - zsb;
      var wins = ws - wsb;
      var inSum = xins + yins + zins + wins;
      var hash =
        (zins - wins + 1) |
        ((yins - zins + 1) << 1) |
        ((yins - wins + 1) << 2) |
        ((xins - yins + 1) << 3) |
        ((xins - zins + 1) << 4) |
        ((xins - wins + 1) << 5) |
        (inSum << 6) |
        ((inSum + wins) << 8) |
        ((inSum + zins) << 11) |
        ((inSum + yins) << 14) |
        ((inSum + xins) << 17);
      var value = 0;
      for (var c = this.lookup4D[hash]; c !== undefined; c = c.next) {
        var dx = dx0 + c.dx;
        var dy = dy0 + c.dy;
        var dz = dz0 + c.dz;
        var dw = dw0 + c.dw;
        var attn = 2 - dx * dx - dy * dy - dz * dz - dw * dw;
        if (attn > 0) {
          var px = xsb + c.xsb;
          var py = ysb + c.ysb;
          var pz = zsb + c.zsb;
          var pw = wsb + c.wsb;
          var indexPartA = this.perm[px & 0xff];
          var indexPartB = this.perm[(indexPartA + py) & 0xff];
          var indexPartC = this.perm[(indexPartB + pz) & 0xff];
          var index = this.perm4D[(indexPartC + pw) & 0xff];
          var valuePart =
            constants_1.gradients4D[index] * dx +
            constants_1.gradients4D[index + 1] * dy +
            constants_1.gradients4D[index + 2] * dz +
            constants_1.gradients4D[index + 3] * dw;
          value += attn * attn * attn * attn * valuePart;
        }
      }
      return value * constants_1.NORM_4D;
    };
    OpenSimplexNoise.prototype.initialize = function() {
      var contributions2D = [];
      for (var i = 0; i < constants_1.p2D.length; i += 4) {
        var baseSet = constants_1.base2D[constants_1.p2D[i]];
        var previous = null;
        var current = null;
        for (var k = 0; k < baseSet.length; k += 3) {
          current = new Contribution2(
            baseSet[k],
            baseSet[k + 1],
            baseSet[k + 2]
          );
          if (previous === null) contributions2D[i / 4] = current;
          else previous.next = current;
          previous = current;
        }
        current.next = new Contribution2(
          constants_1.p2D[i + 1],
          constants_1.p2D[i + 2],
          constants_1.p2D[i + 3]
        );
      }
      this.lookup2D = [];
      for (var i = 0; i < constants_1.lookupPairs2D.length; i += 2) {
        this.lookup2D[constants_1.lookupPairs2D[i]] =
          contributions2D[constants_1.lookupPairs2D[i + 1]];
      }
      var contributions3D = [];
      for (var i = 0; i < constants_1.p3D.length; i += 9) {
        var baseSet = constants_1.base3D[constants_1.p3D[i]];
        var previous = null;
        var current = null;
        for (var k = 0; k < baseSet.length; k += 4) {
          current = new Contribution3(
            baseSet[k],
            baseSet[k + 1],
            baseSet[k + 2],
            baseSet[k + 3]
          );
          if (previous === null) contributions3D[i / 9] = current;
          else previous.next = current;
          previous = current;
        }
        current.next = new Contribution3(
          constants_1.p3D[i + 1],
          constants_1.p3D[i + 2],
          constants_1.p3D[i + 3],
          constants_1.p3D[i + 4]
        );
        current.next.next = new Contribution3(
          constants_1.p3D[i + 5],
          constants_1.p3D[i + 6],
          constants_1.p3D[i + 7],
          constants_1.p3D[i + 8]
        );
      }
      this.lookup3D = [];
      for (var i = 0; i < constants_1.lookupPairs3D.length; i += 2) {
        this.lookup3D[constants_1.lookupPairs3D[i]] =
          contributions3D[constants_1.lookupPairs3D[i + 1]];
      }
      var contributions4D = [];
      for (var i = 0; i < constants_1.p4D.length; i += 16) {
        var baseSet = constants_1.base4D[constants_1.p4D[i]];
        var previous = null;
        var current = null;
        for (var k = 0; k < baseSet.length; k += 5) {
          current = new Contribution4(
            baseSet[k],
            baseSet[k + 1],
            baseSet[k + 2],
            baseSet[k + 3],
            baseSet[k + 4]
          );
          if (previous === null) contributions4D[i / 16] = current;
          else previous.next = current;
          previous = current;
        }
        current.next = new Contribution4(
          constants_1.p4D[i + 1],
          constants_1.p4D[i + 2],
          constants_1.p4D[i + 3],
          constants_1.p4D[i + 4],
          constants_1.p4D[i + 5]
        );
        current.next.next = new Contribution4(
          constants_1.p4D[i + 6],
          constants_1.p4D[i + 7],
          constants_1.p4D[i + 8],
          constants_1.p4D[i + 9],
          constants_1.p4D[i + 10]
        );
        current.next.next.next = new Contribution4(
          constants_1.p4D[i + 11],
          constants_1.p4D[i + 12],
          constants_1.p4D[i + 13],
          constants_1.p4D[i + 14],
          constants_1.p4D[i + 15]
        );
      }
      this.lookup4D = [];
      for (var i = 0; i < constants_1.lookupPairs4D.length; i += 2) {
        this.lookup4D[constants_1.lookupPairs4D[i]] =
          contributions4D[constants_1.lookupPairs4D[i + 1]];
      }
    };
    return OpenSimplexNoise;
  })();
})();
